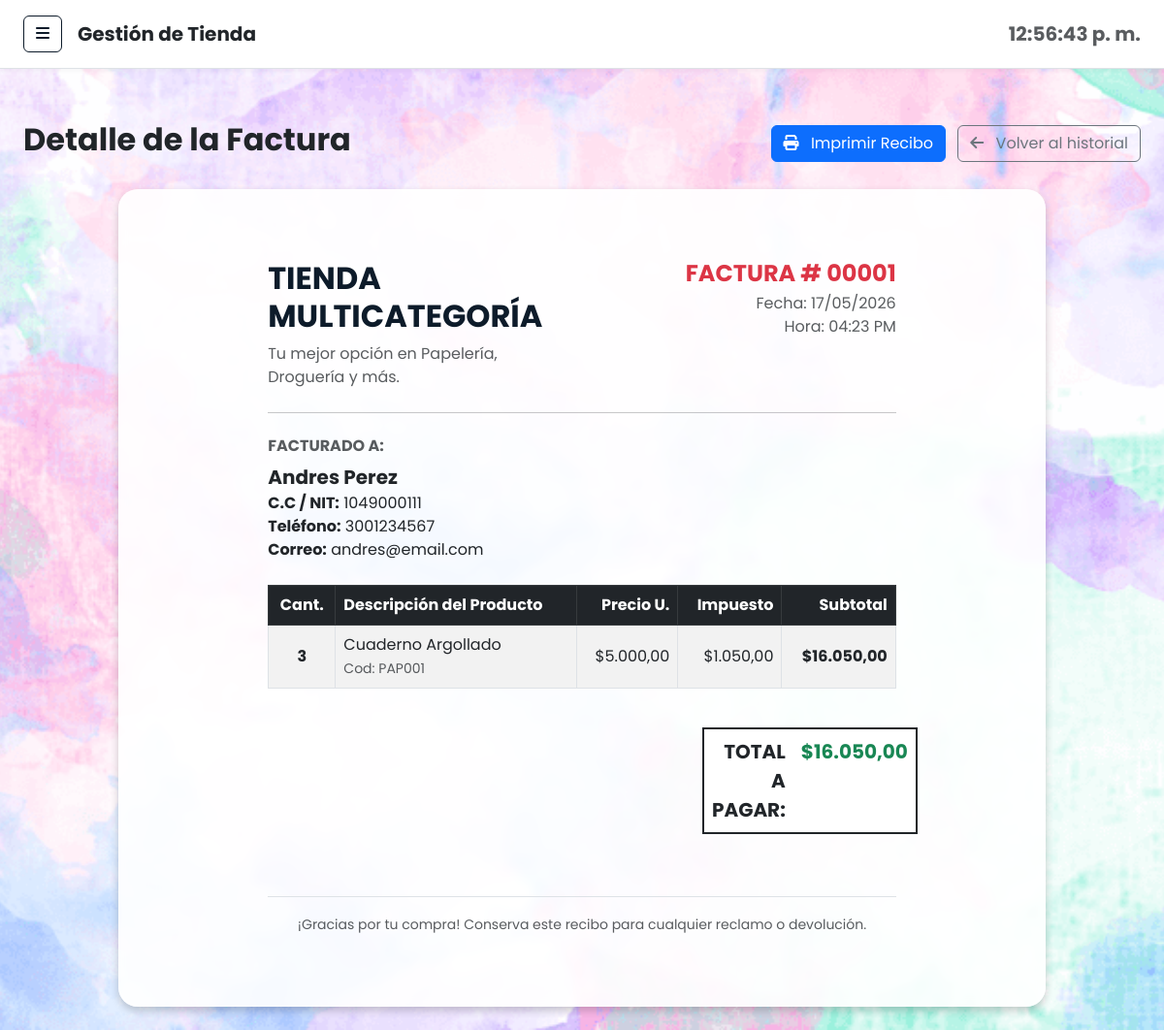
Screenshot of /compra/ver_detalle.php?id=1 with the database file from the repository.
### tables this page shows
CREATE TABLE `compra` (
  `id_compra` int NOT NULL,
  `cedula_cliente` varchar(20) NOT NULL,
  `fecha` datetime NOT NULL DEFAULT CURRENT_TIMESTAMP,
  `total_compra` decimal(12,2) NOT NULL
);

CREATE TABLE `cliente` (
  `cedula` varchar(20) NOT NULL,
  `nombre` varchar(50) NOT NULL,
  `apellido` varchar(50) NOT NULL,
  `telefono` varchar(20) DEFAULT NULL,
  `correo` varchar(100) DEFAULT NULL
);

CREATE TABLE `detalle_compra` (
  `id_detalle` int NOT NULL,
  `id_compra` int NOT NULL,
  `codigo_producto` varchar(20) NOT NULL,
  `cantidad` int NOT NULL,
  `precio_unitario` decimal(10,2) NOT NULL,
  `valor_impuesto` decimal(10,2) NOT NULL,
  `subtotal` decimal(12,2) NOT NULL
);

CREATE TABLE `producto` (
  `codigo` varchar(20) NOT NULL,
  `id_categoria` int NOT NULL,
  `nombre` varchar(100) NOT NULL,
  `peso` decimal(10,2) NOT NULL,
  `cantidad_almacenada` int NOT NULL DEFAULT '0',
  `tipo_empaque` enum('Carton','Plastico','Otro') NOT NULL,
  `precio_unitario` decimal(10,2) NOT NULL
);

### compra/ver_detalle.php (the view, shortened to what this page needs)
<?php
require_once '../config/conexion.php';
if (isset($_GET['id'])) {
    $id_compra = $conexion->real_escape_string($_GET['id']);
    $query_cabecera = "SELECT co.*, cl.nombre, cl.apellido, cl.telefono, cl.correo, cl.cedula
                       FROM Compra co
                       INNER JOIN Cliente cl ON co.cedula_cliente = cl.cedula
                       WHERE co.id_compra = '$id_compra'";
    $resultado_cabecera = $conexion->query($query_cabecera);
    if ($resultado_cabecera && $resultado_cabecera->num_rows > 0) {
        $factura = $resultado_cabecera->fetch_assoc();
    } else {
        header("Location: selecionar.php");
        exit();
    }
    $query_detalle = "SELECT dc.*, p.nombre AS nombre_producto
                      FROM Detalle_Compra dc
                      INNER JOIN Producto p ON dc.codigo_producto = p.codigo
                      WHERE dc.id_compra = '$id_compra'";
    $resultado_detalle = $conexion->query($query_detalle);
} else {
    header("Location: selecionar.php");
    exit();
}
include '../includes/header.php';
include '../includes/sidebar.php';
?>
<div class="d-flex justify-content-between align-items-center mb-4 d-print-none">
    <h2 class="text-dark fw-bold">Detalle de la Factura</h2>
    <div>
        <button onclick="window.print()" class="btn btn-primary me-2">
            <i class="fas fa-print me-2"></i> Imprimir Recibo
        </button>
        <a href="selecionar.php" class="btn btn-outline-secondary">
            <i class="fas fa-arrow-left me-2"></i> Volver al historial
        </a>
    </div>
</div>
<div class="row justify-content-center">
    <div class="col-lg-10">
        <div class="card shadow border-0" id="areaImpresion">
            <div class="card-body p-5">
                <div class="row mb-4">
                    <div class="col-sm-6">
                        <h2 class="fw-bold text-uppercase" style="color: #0d1b2a;">TIENDA MULTICATEGORÍA</h2>
                        <p class="text-muted mb-0">Tu mejor opción en Papelería, Droguería y más.</p>
                    </div>
                    <div class="col-sm-6 text-sm-end">
                        <h4 class="fw-bold text-danger mb-1">FACTURA # <?= str_pad($factura['id_compra'], 5, "0", STR_PAD_LEFT) ?></h4>
                        <div class="text-muted">Fecha: <?= date('d/m/Y', strtotime($factura['fecha'])) ?></div>
                        <div class="text-muted">Hora: <?= date('h:i A', strtotime($factura['fecha'])) ?></div>
                    </div>
                </div>
                <hr class="my-4">
                <div class="row mb-4">
                    <div class="col-sm-12">
                        <h6 class="text-muted fw-bold mb-2">FACTURADO A:</h6>
                        <div class="fw-bold fs-5"><?= $factura['nombre'] . ' ' . $factura['apellido'] ?></div>
                        <div><strong>C.C / NIT:</strong> <?= $factura['cedula'] ?></div>
                        <div><strong>Teléfono:</strong> <?= $factura['telefono'] ?></div>
                        <div><strong>Correo:</strong> <?= $factura['correo'] ?></div>
                    </div>
                </div>
                <div class="table-responsive mb-4">
                    <table class="table table-striped table-bordered align-middle">
                        <thead class="table-dark">
                            <tr>
                                <th class="text-center">Cant.</th>
                                <th>Descripción del Producto</th>
                                <th class="text-end">Precio U.</th>
                                <th class="text-end">Impuesto</th>
                                <th class="text-end">Subtotal</th>
                            </tr>
                        </thead>
                        <tbody>
                            <?php while ($item = $resultado_detalle->fetch_assoc()): ?>
                                <tr>
                                    <td class="text-center fw-bold"><?= $item['cantidad'] ?></td>
                                    <td>
                                        <?= $item['nombre_producto'] ?> <br>
                                        <small class="text-muted">Cod: <?= $item['codigo_producto'] ?></small>
                                    </td>
                                    <td class="text-end">$<?= number_format($item['precio_unitario'], 2, ',', '.') ?></td>
                                    <td class="text-end">$<?= number_format($item['valor_impuesto'], 2, ',', '.') ?></td>
                                    <td class="text-end fw-bold">$<?= number_format($item['subtotal'], 2, ',', '.') ?></td>
                                </tr>
                            <?php endwhile; ?>
                        </tbody>
                    </table>
                </div>
                <div class="row justify-content-end">
                    <div class="col-sm-5 col-md-4">
                        <table class="table table-borderless">
                            <tr class="border-top border-bottom border-2 border-dark">
                                <td class="fw-bold fs-5 text-end">TOTAL A PAGAR:</td>
                                <td class="fw-bold fs-5 text-end text-success">$<?= number_format($factura['total_compra'], 2, ',', '.') ?></td>
                            </tr>
                        </table>
                    </div>
                </div>
                <div class="text-center text-muted mt-5 pt-3 border-top">
                    <small>¡Gracias por tu compra! Conserva este recibo para cualquier reclamo o devolución.</small>
                </div>
            </div>
        </div>
    </div>
</div>
<?php include '../includes/footer.php'; ?>

### css/estilos.css (style rules this page uses)
* { margin: 0; padding: 0; box-sizing: border-box; font-family: 'Poppins', sans-serif; }
body { display: flex; background: #f4f7fe; }
.card { background: white; padding: 25px; border-radius: 20px; display: flex; justify-content: space-between; align-items: center; box-shadow: 0 4px 20px rgba(0,0,0,0.05); transition: 0.3s; }
.card p { color: gray; }
table { width: 100%; border-collapse: collapse; }
table th { text-align: left; padding: 15px; background: #f3f4f6; }
table td { padding: 15px; border-bottom: 1px solid #eee; }
body { background-color: #f4f6f9; overflow-x: hidden; margin: 0; }

### includes/header.php (style rules this page uses)
body, #page-content-wrapper { background-image: url('/Proyecto/img/fondo.png') !important; background-size: cover !important; background-position: center !important; background-repeat: no-repeat !important; background-attachment: fixed !important; }
.card { background-color: rgba(255, 255, 255, 0.90) !important; box-shadow: 0 4px 8px rgba(0, 0, 0, 0.2) !important; backdrop-filter: blur(4px); }

### rows the page displays
compra: id_compra "00001", fecha "17/05/2026", fecha "04:23 PM", cedula_cliente.nombre "Andres", cedula_cliente.apellido "Perez", cedula_cliente.cedula "1049000111", cedula_cliente.telefono "3001234567", cedula_cliente.correo "andres@email.com", total_compra "16.050,00"
detalle_compra: cantidad "3", codigo_producto.nombre "Cuaderno Argollado", codigo_producto "PAP001", precio_unitario "5.000,00", valor_impuesto "1.050,00", subtotal "16.050,00"
